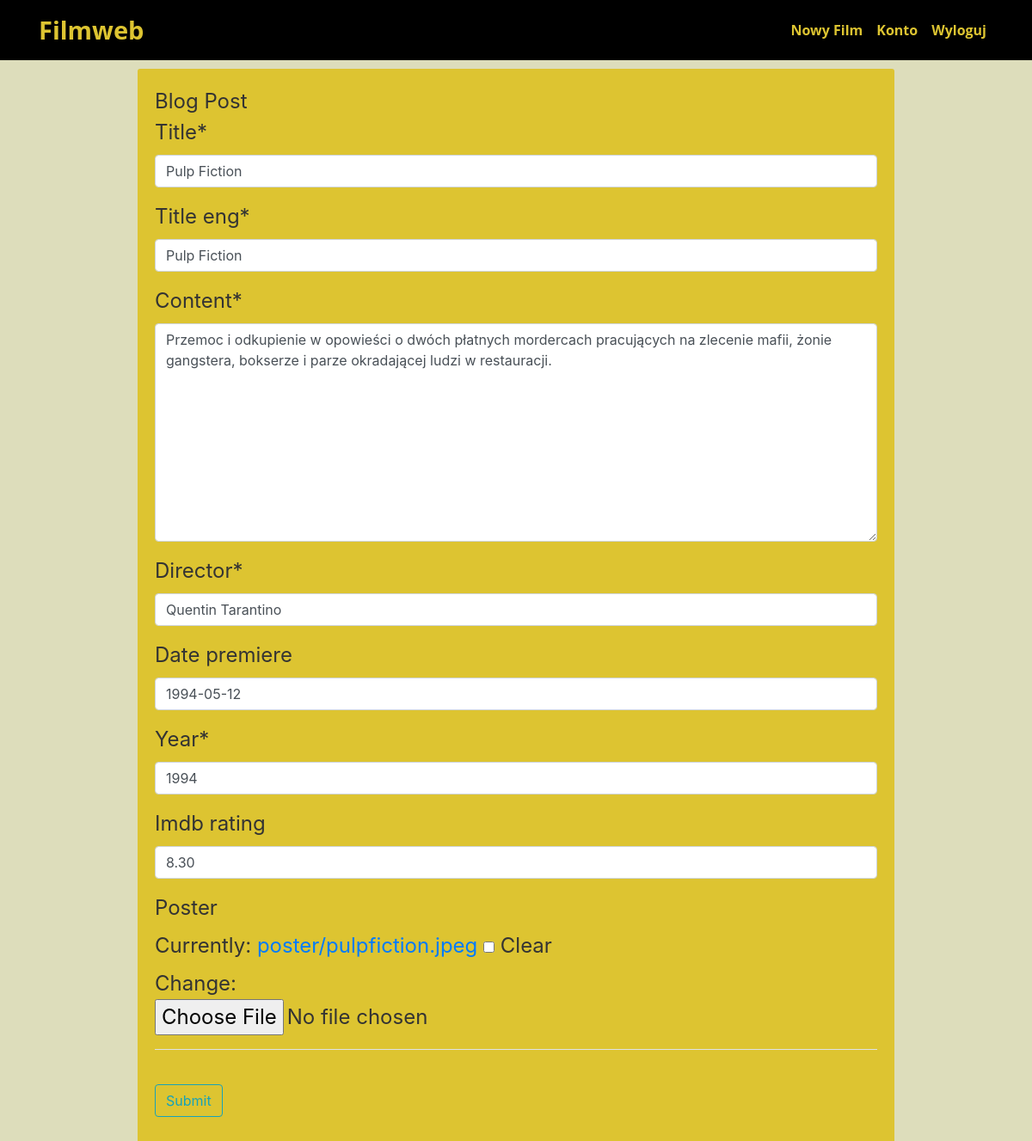
The page /movie/5/update/ (signed in) on the database its author committed.
### movie/models.py (models this page shows, shortened)
class Movie (models.Model):
	title = models.CharField(max_length=100)
	title_eng = models.CharField(max_length=100, default='default')
	content = models.TextField()
	director = models.CharField(max_length=100, default='default')
	date_premiere = models.DateField(null=True, blank=True)
	author = models.ForeignKey(User, on_delete=models.CASCADE)
	year = models.PositiveSmallIntegerField(default=2000)
	imdb_rating = models.DecimalField(max_digits=4, decimal_places=2, null=True, blank=True)
	poster = models.ImageField(upload_to="poster", null=True, blank=True)

### movie/views.py (the view, shortened to what this page needs)
# urls.py: path('movie/<int:pk>/update/', MovieUpdateView.as_view(), name='movie-update'),
class MovieUpdateView(LoginRequiredMixin, UserPassesTestMixin, UpdateView):
    model = Movie
    fields = ['title','title_eng' , 'content', 'director', 'date_premiere', 'year', 'imdb_rating', 'poster' ]
    def test_func(self):
        movie = self.get_object()
        if self.request.user == movie.author:
            return True
        return False

### movie/templates/movie/movie_form.html (shortened to what this page needs)
{% extends 'movie/base.html' %}
{% load crispy_forms_tags %}
{% block content %}
	<div class="content-section">
		<form method="POST" enctype="multipart/form-data">
			<fieldset class="form-group">
				<legend class="border-bottom mb-4"> Blog Post<legend>
				{{ form|crispy }}
			</fieldset>
			<div class="form-group">
				<button class="btn btn-outline-info" type="submit">Submit </button>
			</div>
		</form>
	</div>
{% endblock %}

### movie/static/movie/film.css (style rules this page uses)
body { background: #ddb; color: #333333; margin-top: 5rem; }
.content-section { background: #ddc431; padding: 20px 20px; border-radius: 3px; margin-bottom: 20px; }

### rows shown on the page
Movie: title "Pulp Fiction", title_eng "Pulp Fiction", content "Przemoc i odkupienie w opowieści o dwóch płatnych mordercach pracujących na zlecenie mafii, żonie gangstera, bokserze i parze okradającej ludzi w restauracji.", director "Quentin Tarantino", date_premiere "1994-05-12", year "1994", imdb_rating "8.30"
